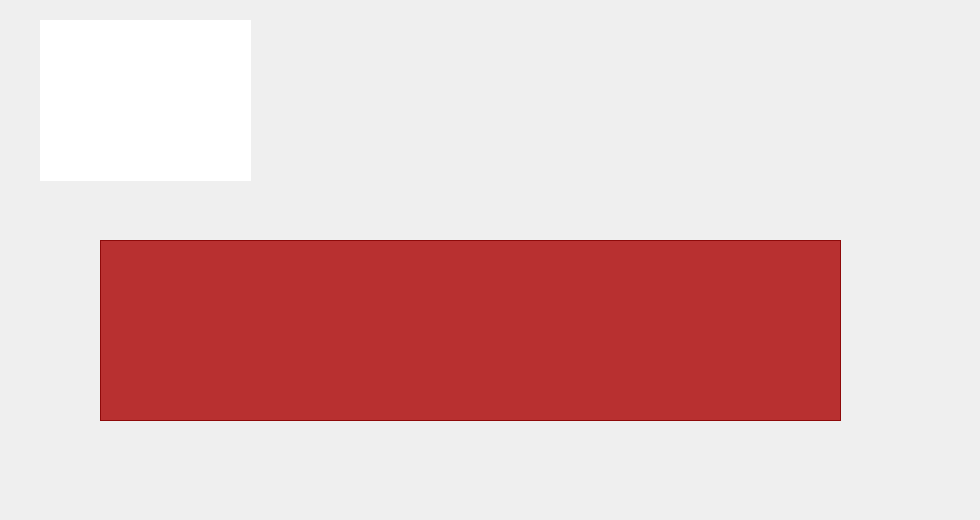
     <widget class="QWidget" name="tab_7">
      <attribute name="title">
       <string>Aff Qrcode</string>
      </attribute>
      <widget class="QLabel" name="label_17">
       <property name="geometry">
        <rect>
         <x>0</x>
         <y>-10</y>
         <width>971</width>
         <height>511</height>
        </rect>
       </property>
       <property name="styleSheet">
        <string notr="true">background-image: url(:/img/rs/ajoutempback.jpg);</string>
       </property>
       <property name="text">
        <string/>
       </property>
      </widget>
      <widget class="QTableView" name="tableView_4">
       <property name="geometry">
        <rect>
         <x>100</x>
         <y>240</y>
         <width>741</width>
         <height>181</height>
        </rect>
       </property>
       <property name="styleSheet">
        <string notr="true">background-color: rgb(170, 0, 0,80%);
font: 16pt &quot;MS Shell Dlg 2&quot;;</string>
       </property>
      </widget>
      <widget class="QLabel" name="label_36">
       <property name="geometry">
        <rect>
         <x>40</x>
         <y>20</y>
         <width>211</width>
         <height>161</height>
        </rect>
       </property>
       <property name="styleSheet">
        <string notr="true">background-color: rgb(255, 255, 255);
background-image: url(:/img/rs/qr-code.jpg);</string>
       </property>
       <property name="text">
        <string/>
       </property>
      </widget>
      <widget class="QLabel" name="update_arduino">
       <property name="geometry">
        <rect>
         <x>330</x>
         <y>40</y>
         <width>431</width>
         <height>131</height>
        </rect>
       </property>
       <property name="styleSheet">
        <string notr="true">font: 20pt &quot;MS Shell Dlg 2&quot;;
border-color: rgb(255, 255, 255);
color: rgb(255, 255, 255);</string>
       </property>
       <property name="text">
        <string>&lt;html&gt;&lt;head/&gt;&lt;body&gt;&lt;p&gt;&lt;span style=&quot; color:#ffffff;&quot;&gt;&lt;br/&gt;&lt;/span&gt;&lt;/p&gt;&lt;/body&gt;&lt;/html&gt;</string>
       </property>
      </widget>
     </widget>
